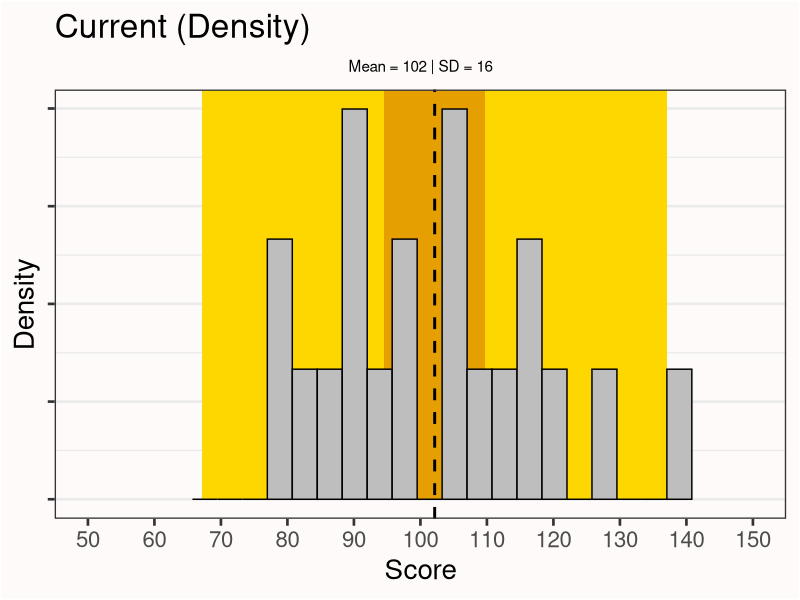
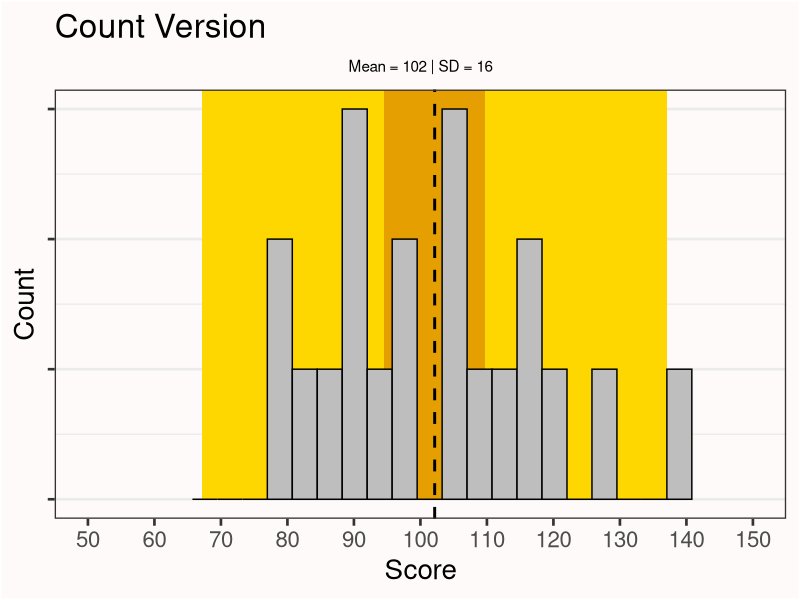
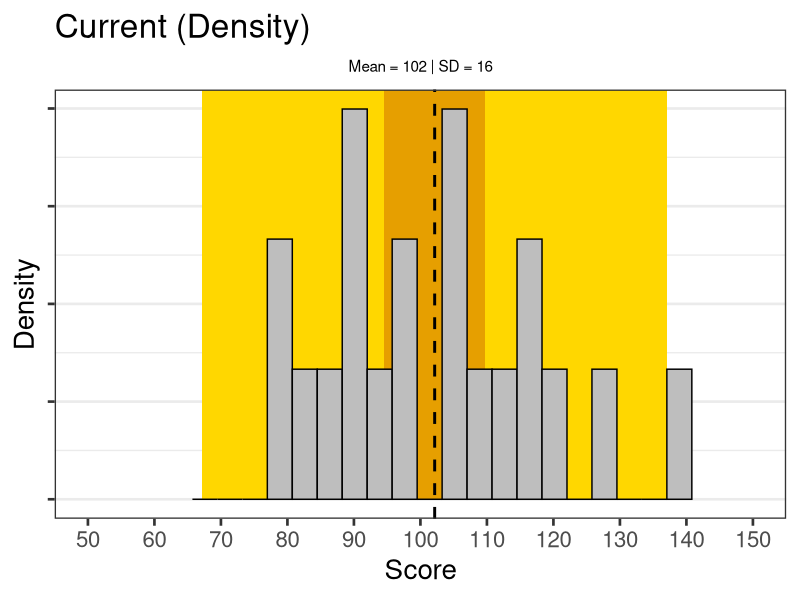
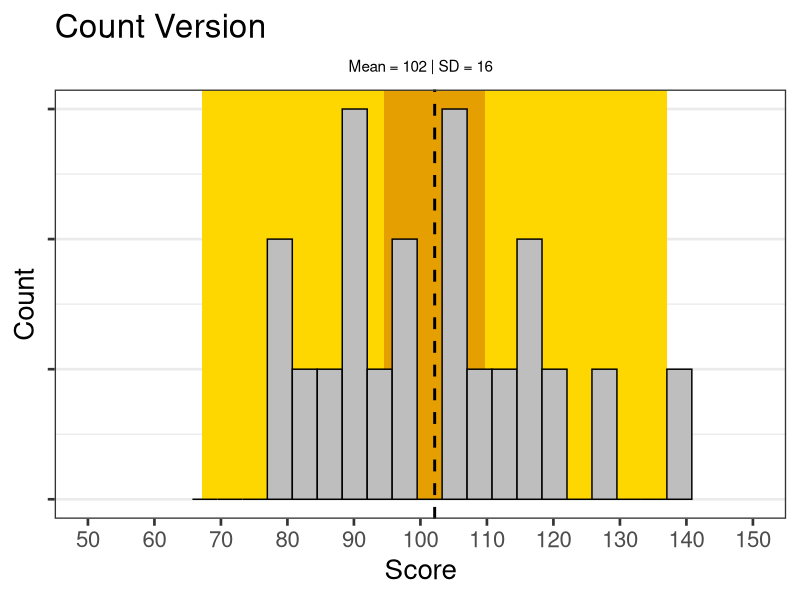

R code for these plots, in order:
## ---- chunk 1
library(ggplot2)

# Keep the same background look as the chapter.
backgroundcolor <- "#fffafa"
## ---- chunk 2
set.seed(1009)
n <- 20
x <- rnorm(n = n, mean = 100, sd = 15)

ciu <- mean(x) + qt(0.975, df = n - 1) * sd(x) * sqrt(1 / n)
cil <- mean(x) - qt(0.975, df = n - 1) * sd(x) * sqrt(1 / n)

piu <- mean(x) + qt(0.975, df = n - 1) * sd(x) * sqrt(1 + 1 / n)
pil <- mean(x) - qt(0.975, df = n - 1) * sd(x) * sqrt(1 + 1 / n)

df_x <- as.data.frame(x)

p_density <- ggplot(df_x, aes(x)) +
  geom_rect(aes(xmin = pil, xmax = piu, ymin = 0, ymax = Inf), fill = "gold") +
  geom_rect(aes(xmin = cil, xmax = ciu, ymin = 0, ymax = Inf), fill = "#E69F00") +
  geom_histogram(colour = "black", fill = "grey", aes(y = after_stat(density)), bins = 20) +
  xlab("Score") +
  ylab("Density") +
  theme_bw(base_size = 20) +
  theme(plot.background = element_rect(fill = backgroundcolor)) +
  theme(panel.background = element_rect(fill = backgroundcolor)) +
  theme(panel.grid.major.x = element_blank(), axis.text.y = element_blank(), panel.grid.minor.x = element_blank()) +
  theme(plot.subtitle = element_text(hjust = 0.5, size = 11)) +
  geom_vline(xintercept = mean(x), linetype = "dashed", linewidth = 1) +
  coord_cartesian(xlim = c(50, 150)) +
  scale_x_continuous(breaks = c(seq(50, 150, 10))) +
  labs(subtitle = paste("Mean =", round(mean(x)), "| SD =", round(sd(x)))) +
  ggtitle("Current (Density)")

p_count <- ggplot(df_x, aes(x)) +
  geom_rect(aes(xmin = pil, xmax = piu, ymin = 0, ymax = Inf), fill = "gold") +
  geom_rect(aes(xmin = cil, xmax = ciu, ymin = 0, ymax = Inf), fill = "#E69F00") +
  geom_histogram(colour = "black", fill = "grey", bins = 20) +
  xlab("Score") +
  ylab("Count") +
  theme_bw(base_size = 20) +
  theme(plot.background = element_rect(fill = backgroundcolor)) +
  theme(panel.background = element_rect(fill = backgroundcolor)) +
  theme(panel.grid.major.x = element_blank(), axis.text.y = element_blank(), panel.grid.minor.x = element_blank()) +
  theme(plot.subtitle = element_text(hjust = 0.5, size = 11)) +
  geom_vline(xintercept = mean(x), linetype = "dashed", linewidth = 1) +
  coord_cartesian(xlim = c(50, 150)) +
  scale_x_continuous(breaks = c(seq(50, 150, 10))) +
  labs(subtitle = paste("Mean =", round(mean(x)), "| SD =", round(sd(x)))) +
  ggtitle("Count Version")
## ---- chunk 3
p_density
## ---- chunk 4
p_count
## ---- chunk 5
set.seed(1009)
n <- 20
x2 <- rnorm(n = n, mean = 100, sd = 15)

ciu2 <- mean(x2) + qt(0.975, df = n - 1) * sd(x2) * sqrt(1 / n)
cil2 <- mean(x2) - qt(0.975, df = n - 1) * sd(x2) * sqrt(1 / n)

piu2 <- mean(x2) + qt(0.975, df = n - 1) * sd(x2) * sqrt(1 + 1 / n)
pil2 <- mean(x2) - qt(0.975, df = n - 1) * sd(x2) * sqrt(1 + 1 / n)

df_x2 <- as.data.frame(x2)

p_density2 <- ggplot(df_x2, aes(x)) +
  geom_rect(aes(xmin = pil2, xmax = piu2, ymin = 0, ymax = Inf), fill = "gold") +
  geom_rect(aes(xmin = cil2, xmax = ciu2, ymin = 0, ymax = Inf), fill = "#E69F00") +
  geom_histogram(colour = "black", fill = "grey", aes(y = after_stat(density)), bins = 20) +
  xlab("Score") +
  ylab("Density") +
  theme_bw(base_size = 20) +
  theme(panel.grid.major.x = element_blank(), axis.text.y = element_blank(), panel.grid.minor.x = element_blank()) +
  theme(plot.subtitle = element_text(hjust = 0.5, size = 11)) +
  geom_vline(xintercept = mean(x2), linetype = "dashed", linewidth = 1) +
  coord_cartesian(xlim = c(50, 150)) +
  scale_x_continuous(breaks = c(seq(50, 150, 10))) +
  labs(subtitle = paste("Mean =", round(mean(x2)), "| SD =", round(sd(x2)))) +
  ggtitle("Current (Density)")

p_count2 <- ggplot(df_x2, aes(x)) +
  geom_rect(aes(xmin = pil2, xmax = piu2, ymin = 0, ymax = Inf), fill = "gold") +
  geom_rect(aes(xmin = cil2, xmax = ciu2, ymin = 0, ymax = Inf), fill = "#E69F00") +
  geom_histogram(colour = "black", fill = "grey", bins = 20) +
  xlab("Score") +
  ylab("Count") +
  theme_bw(base_size = 20) +
  theme(panel.grid.major.x = element_blank(), axis.text.y = element_blank(), panel.grid.minor.x = element_blank()) +
  theme(plot.subtitle = element_text(hjust = 0.5, size = 11)) +
  geom_vline(xintercept = mean(x2), linetype = "dashed", linewidth = 1) +
  coord_cartesian(xlim = c(50, 150)) +
  scale_x_continuous(breaks = c(seq(50, 150, 10))) +
  labs(subtitle = paste("Mean =", round(mean(x2)), "| SD =", round(sd(x2)))) +
  ggtitle("Count Version")
## ---- chunk 6
p_density2
## ---- chunk 7
p_count2
